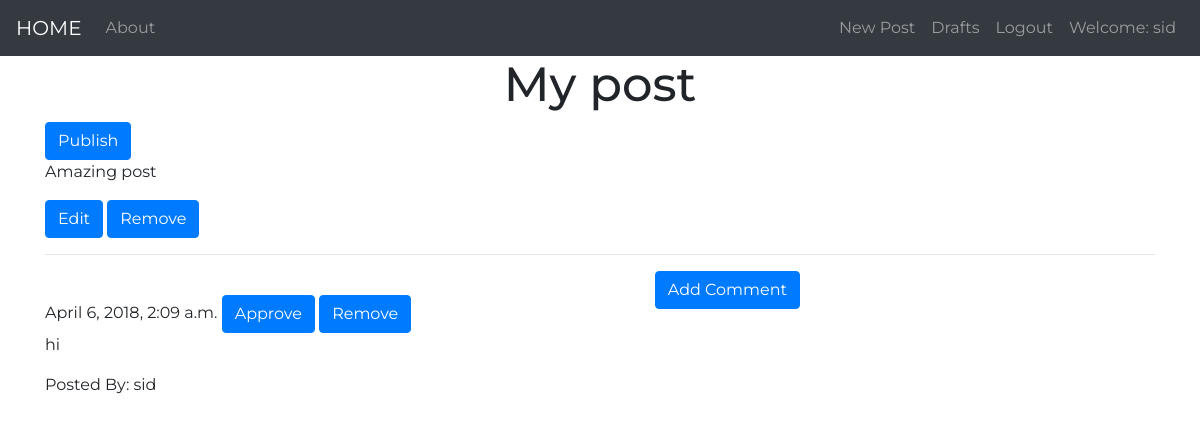
Screenshot of /post/6 (signed in) with the database file from the repository.
### blog/models.py (models this page shows, shortened)
class Post(models.Model):
    author = models.ForeignKey('auth.User')
    title = models.CharField(max_length=20)
    text = models.TextField()
    create_date = models.DateTimeField(default=timezone.now)
    published_date = models.DateTimeField(blank=True,null=True)

class Comment(models.Model):
    post = models.ForeignKey(Post,related_name='comments')
    author = models.CharField(max_length=20)
    text = models.TextField()
    create_date = models.DateTimeField(default=timezone.now)
    approved_comment = models.BooleanField(default=False)

### blog/views.py (the view)
# urls.py: url(r'^post/(?P<pk>\d+)$',views.PostDetailView.as_view(),name='post_detail'),
class PostDetailView(DetailView):
    model = Post

### blog/templates/blog/post_detail.html
{% extends "blog/base.html" %}
{% block content %}
  <h1 class="posttitle">{{post.title}}</h1>
  {% if post.published_date %}
    <p>Published on: {{post.published_date|date:'d-m-Y'}}</p>
  {% else %}
    <a class="btn btn-primary" href="{% url 'post_publish' pk=post.pk %}">Publish</a>
  {% endif %}
  <p class="postcontent">{{post.text|safe|linebreaksbr}}</p>
  {% if user.is_authenticated %}
    <a class="btn btn-primary" href="{% url 'update' pk=post.pk  %}">Edit</a>
    <a class="btn btn-primary" href="{% url 'delete' pk=post.pk  %}">Remove</a>
  {% endif %}
  <hr>
  <a class="btn btn-primary comment" href="{% url 'add_comment' pk=post.pk %}">Add Comment</a>
  {% for comment in post.comments.all %}
  <br>
    {% if user.is_authenticated or comment.approved_comment %}
      {{comment.create_date}}
      {% if not comment.approved_comment %}
        <a class="btn btn-primary" href="{% url 'comment_approve' pk=comment.pk  %}">Approve</a>
        <a class="btn btn-primary" href="{% url 'comment_delete' pk=comment.pk  %}">Remove</a>
      {% endif %}
      <p>{{comment.text|safe|linebreaksbr}}</p>
      <p>Posted By: {{comment.author}}</p>
    {% endif %}
    {% empty %}
    <p>No Comments</p>
  {% endfor %}
{% endblock %}

### blog/templates/blog/base.html (shortened to what this page needs)
<!DOCTYPE html>
{% load staticfiles %}
<html lang="en" dir="ltr">
  <head>
    <link rel="stylesheet" href="https://maxcdn.bootstrapcdn.com/bootstrap/4.0.0/css/bootstrap.min.css">
    <link rel="stylesheet" href="{% static 'blog/css/myblog.css'%}">
    <link rel="stylesheet" href="https://use.fontawesome.com/releases/v5.0.8/css/solid.css">
    <link rel="stylesheet" href="https://use.fontawesome.com/releases/v5.0.8/css/fontawesome.css">
  </head>
  <body class="back" >
    <nav class="navbar navbar-expand-lg navbar-dark bg-dark ">
      <a class="navbar-brand" href="{% url 'post_list' %}">HOME</a>
      <div class="collapse navbar-collapse" id="navbarNav">
        <ul class="navbar-nav mr-auto">
          <li class="nav-item">
            <a class="nav-link" href="{% url 'about' %}">About</a>
          </li>
        </ul>
        <ul class="navbar-nav ml-auto">
          {% if user.is_authenticated %}
            <li class='nav-item'>
              <a class='nav-link' href="{% url "create"%}">New Post</a>
            </li>
            <li class='nav-item'>
              <a class='nav-link' href="{% url "drafts"%}">Drafts</a>
            </li>
            <li class='nav-item'>
              <a class='nav-link' href="{% url "logout" %}">Logout</a>
            </li>
            <li class="nav-item">
              <a class="nav-link">Welcome: {{user.username}}</a>
            </li>
          {% else %}
            <li>
              <a href="{% url "login" %}"><i class="fas fa-user"></i></a>
            </li>
          {% endif %}
        </ul>
      </div>
</nav>
<div class="container custom">
    {% block content %}
    {% endblock %}
</div>
  </body>
</html>

### blog/static/blog/css/myblog.css (style rules this page uses)
.back { font-family: 'Montserrat', sans-serif; }
.custom { width: 100%; overflow: auto; }
.posttitle { font-size: 3em; text-align: center; }
.comment { position: absolute; right: 400px; }

### rows the page displays
Post: title "My post", text "Amazing post"
Comment: create_date "April 6, 2018, 2:09 a.m.", approved_comment "Approve", text "hi", author "sid"

### other values shown
{{ user.username }} "sid"
